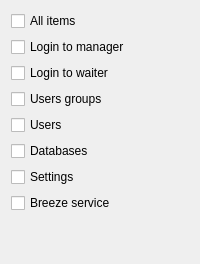
     <widget class="QWidget" name="tab">
      <attribute name="title">
       <string>Preferences</string>
      </attribute>
      <layout class="QVBoxLayout" name="verticalLayout_3">
       <item>
        <widget class="C5CheckBox" name="chPreferences">
         <property name="text">
          <string>All items</string>
         </property>
         <property name="Tag" stdset="0">
          <number>100</number>
         </property>
        </widget>
       </item>
       <item>
        <widget class="C5CheckBox" name="checkBox_35">
         <property name="text">
          <string>Login to manager</string>
         </property>
         <property name="Tag" stdset="0">
          <number>105</number>
         </property>
        </widget>
       </item>
       <item>
        <widget class="C5CheckBox" name="checkBox_36">
         <property name="text">
          <string>Login to waiter</string>
         </property>
         <property name="Tag" stdset="0">
          <number>106</number>
         </property>
        </widget>
       </item>
       <item>
        <widget class="C5CheckBox" name="checkBox">
         <property name="text">
          <string>Users groups</string>
         </property>
         <property name="Tag" stdset="0">
          <number>101</number>
         </property>
        </widget>
       </item>
       <item>
        <widget class="C5CheckBox" name="checkBox_2">
         <property name="text">
          <string>Users</string>
         </property>
         <property name="Tag" stdset="0">
          <number>102</number>
         </property>
        </widget>
       </item>
       <item>
        <widget class="C5CheckBox" name="checkBox_3">
         <property name="text">
          <string>Databases</string>
         </property>
         <property name="Tag" stdset="0">
          <number>103</number>
         </property>
        </widget>
       </item>
       <item>
        <widget class="C5CheckBox" name="checkBox_8">
         <property name="text">
          <string>Settings</string>
         </property>
         <property name="Tag" stdset="0">
          <number>104</number>
         </property>
        </widget>
       </item>
       <item>
        <widget class="C5CheckBox" name="checkBox_114">
         <property name="text">
          <string>Breeze service</string>
         </property>
         <property name="Tag" stdset="0">
          <number>110</number>
         </property>
        </widget>
       </item>
       <item>
        <spacer name="verticalSpacer">
         <property name="orientation">
          <enum>Qt::Vertical</enum>
         </property>
         <property name="sizeHint" stdset="0">
          <size>
           <width>20</width>
           <height>40</height>
          </size>
         </property>
        </spacer>
       </item>
      </layout>
     </widget>
